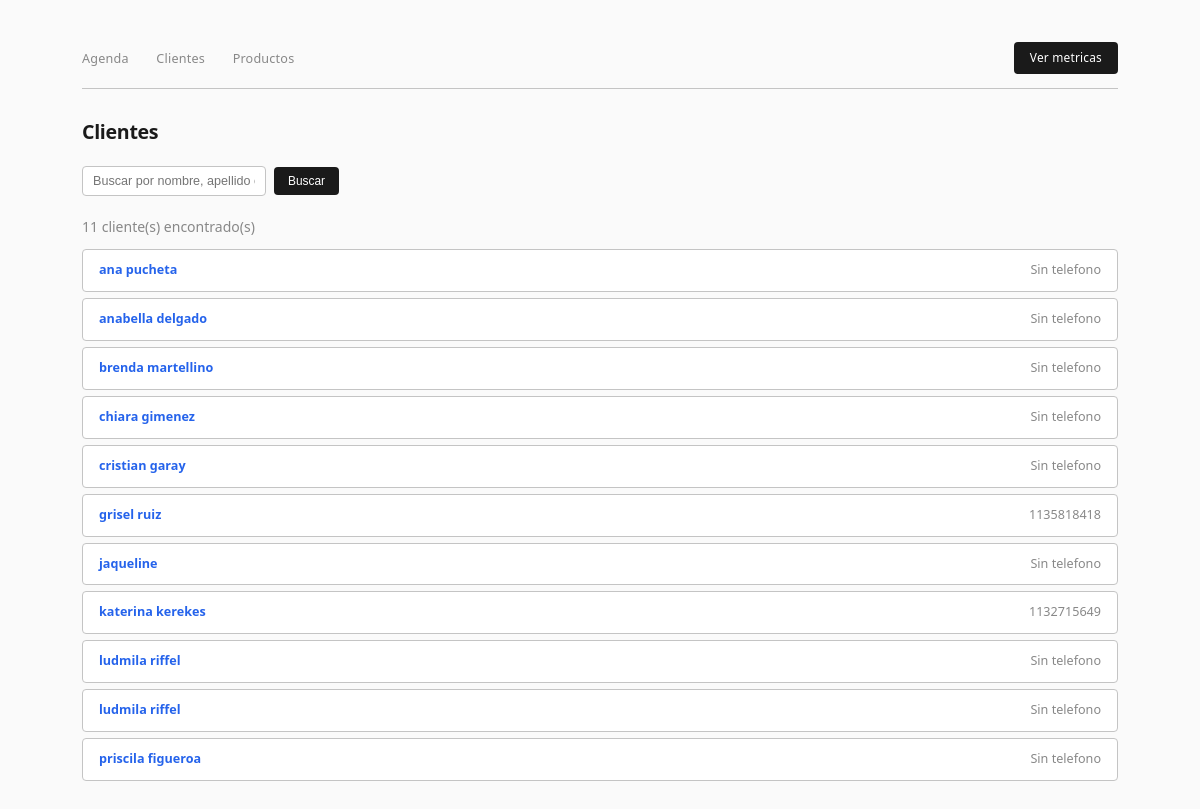
Screenshot of /clientes with the database file from the repository.
### modules/turnos/models.py (models this page shows)
class Cliente(Base):
    __tablename__ = "clientes"
    id = Column(Integer, primary_key=True)
    nombre = Column(String, nullable=False)
    apellido = Column(String)
    telefono = Column(String)
    tipo_piel = Column(String, nullable=True)
    turnos = relationship("Turno", back_populates="cliente")
    ventas = relationship("Venta", back_populates="cliente")

### modules/turnos/routes.py (the view)
@router.get("/clientes")
def clientes(request: Request, q: str = Query(None), db: Session = Depends(get_db)):
    clientes = services.listar_clientes(db, busqueda=q)
    return templates.TemplateResponse("clientes.html", {
        "request": request,
        "clientes": clientes,
        "busqueda": q or "",
    })

### templates/clientes.html (shortened to what this page needs)
<!DOCTYPE html>
<html lang="es">
<head>
    <link rel="stylesheet" href="/static/style.css">
</head>
<body>
<nav>
    <div class="links">
        <a href="/">Agenda</a>
        <a href="/clientes">Clientes</a>
        <a href="/stock/productos">Productos</a>
    </div>
    <div class="acciones">
        <a class="btn-destacado" href="/metricas">Ver metricas</a>
    </div>
</nav>
<h1>Clientes</h1>
<form class="form-inline" method="get" action="/clientes">
    <input type="text" name="q" placeholder="Buscar por nombre, apellido o telefono..." value="{{ busqueda }}" autofocus>
    <button type="submit">Buscar</button>
</form>
{% if clientes %}
    <p class="texto-suave" style="margin-bottom:12px;">{{ clientes|length }} cliente(s) encontrado(s)</p>
    <ul class="lista-items">
        {% for cliente in clientes %}
        <li>
            <a href="/clientes/{{ cliente.id }}"><strong>{{ cliente.nombre }} {{ cliente.apellido }}</strong></a>
            <span class="texto-suave">{{ cliente.telefono or "Sin telefono" }}</span>
        </li>
        {% endfor %}
    </ul>
{% else %}
    <p class="sin-datos">
        {% if busqueda %}No se encontraron clientes para "{{ busqueda }}".
        {% else %}Todavia no hay clientes cargados.{% endif %}
    </p>
{% endif %}
</body>
</html>

### static/style.css (style rules this page uses)
:root { --bg: #fafafa; --bg-card: #ffffff; --borde: #c4c4c4; --texto: #1a1a1a; --texto-suave: #888; --acento: #2563eb; --acento-hover: #1d4ed8; --verde: #16a34a; --amarillo: #d97706; --rojo: #dc2626; --radio: 4px; }
* { box-sizing: border-box; margin: 0; padding: 0; }
body { font-family: 'Segoe UI', Arial, sans-serif; background: var(--bg); color: var(--texto); padding: 28px 32px; max-width: 1100px; margin: 0 auto; font-size: 14px; line-height: 1.5; }
h1 { font-size: 1.4em; font-weight: 600; margin-bottom: 20px; color: var(--texto); letter-spacing: -0.3px; }
a { color: var(--acento); text-decoration: none; }
nav { display: flex; align-items: center; justify-content: space-between; padding: 14px 0; border-bottom: 1px solid var(--borde); margin-bottom: 28px; }
nav .links a { margin-right: 24px; color: var(--texto-suave); font-size: 0.9em; font-weight: 500; letter-spacing: 0.2px; }
nav .acciones { display: flex; gap: 8px; }
.btn-destacado { background: var(--texto); color: white; padding: 7px 16px; border-radius: var(--radio); font-size: 0.85em; font-weight: 500; border: none; cursor: pointer; display: inline-block; letter-spacing: 0.2px; }
.form-inline { display: flex; gap: 8px; flex-wrap: wrap; align-items: center; margin-bottom: 20px; }
.form-inline input, .form-inline select { padding: 7px 10px; border: 1px solid var(--borde); border-radius: var(--radio); font-size: 0.9em; background: white; color: var(--texto); outline: none; }
.form-inline button { padding: 7px 14px; background: var(--texto); color: white; border: none; border-radius: var(--radio); font-size: 0.85em; cursor: pointer; }
.lista-items { list-style: none; padding: 0; }
.lista-items li { background: var(--bg-card); padding: 11px 16px; border: 1px solid var(--borde); border-radius: var(--radio); margin-bottom: 6px; display: flex; justify-content: space-between; align-items: center; font-size: 0.9em; }
.texto-suave { color: var(--texto-suave); }

### rows the page displays
Cliente: nombre "ana", apellido "pucheta", telefono "Sin telefono"
Cliente: nombre "anabella", apellido "delgado", telefono "Sin telefono"
Cliente: nombre "brenda", apellido "martellino", telefono "Sin telefono"
Cliente: nombre "chiara", apellido "gimenez", telefono "Sin telefono"
Cliente: nombre "cristian", apellido "garay", telefono "Sin telefono"
Cliente: nombre "grisel", apellido "ruiz", telefono "1135818418"
Cliente: nombre "jaqueline", telefono "Sin telefono"
Cliente: nombre "katerina", apellido "kerekes", telefono "1132715649"
Cliente: nombre "ludmila", apellido "riffel", telefono "Sin telefono"
Cliente: nombre "ludmila", apellido "riffel", telefono "Sin telefono"
Cliente: nombre "priscila", apellido "figueroa", telefono "Sin telefono"

### other values shown
{{ clientes|length }} "11"
